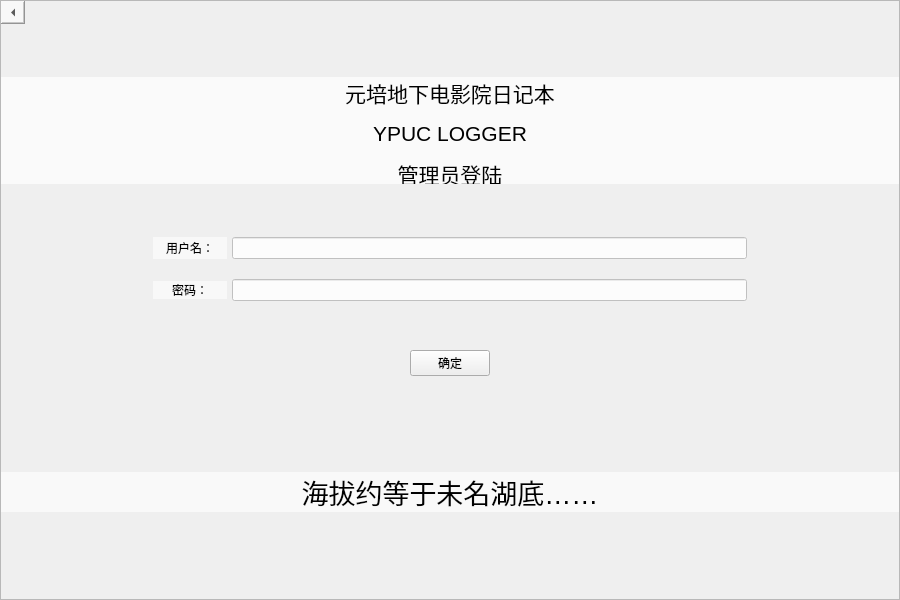
<?xml version="1.0" encoding="UTF-8"?>
<ui version="4.0">
 <class>MyAdminLoginInput</class>
 <widget class="QWidget" name="MyAdminLoginInput">
  <property name="enabled">
   <bool>true</bool>
  </property>
  <property name="geometry">
   <rect>
    <x>0</x>
    <y>0</y>
    <width>900</width>
    <height>600</height>
   </rect>
  </property>
  <property name="windowTitle">
   <string>Form</string>
  </property>
  <property name="autoFillBackground">
   <bool>true</bool>
  </property>
  <layout class="QHBoxLayout" name="horizontalLayout_7" stretch="0">
   <property name="spacing">
    <number>0</number>
   </property>
   <property name="leftMargin">
    <number>0</number>
   </property>
   <property name="topMargin">
    <number>0</number>
   </property>
   <property name="rightMargin">
    <number>0</number>
   </property>
   <property name="bottomMargin">
    <number>0</number>
   </property>
   <item>
    <widget class="QFrame" name="frame_admininput">
     <property name="styleSheet">
      <string notr="true"/>
     </property>
     <property name="frameShape">
      <enum>QFrame::StyledPanel</enum>
     </property>
     <property name="frameShadow">
      <enum>QFrame::Raised</enum>
     </property>
     <layout class="QVBoxLayout" name="verticalLayout_3" stretch="10,100,70,100,10">
      <property name="spacing">
       <number>0</number>
      </property>
      <property name="leftMargin">
       <number>0</number>
      </property>
      <property name="topMargin">
       <number>0</number>
      </property>
      <property name="rightMargin">
       <number>0</number>
      </property>
      <property name="bottomMargin">
       <number>0</number>
      </property>
      <item>
       <layout class="QHBoxLayout" name="horizontalLayout_6" stretch="0,1">
        <item>
         <widget class="QToolButton" name="returnButton">
          <property name="enabled">
           <bool>true</bool>
          </property>
          <property name="sizePolicy">
           <sizepolicy hsizetype="Minimum" vsizetype="Minimum">
            <horstretch>0</horstretch>
            <verstretch>0</verstretch>
           </sizepolicy>
          </property>
          <property name="layoutDirection">
           <enum>Qt::LeftToRight</enum>
          </property>
          <property name="styleSheet">
           <string notr="true">background-color:rgba(255, 255, 255, 150)</string>
          </property>
          <property name="text">
           <string/>
          </property>
          <property name="arrowType">
           <enum>Qt::LeftArrow</enum>
          </property>
         </widget>
        </item>
        <item>
         <widget class="QLabel" name="blank5">
          <property name="text">
           <string/>
          </property>
         </widget>
        </item>
       </layout>
      </item>
      <item>
       <layout class="QHBoxLayout" name="horizontalLayout_2">
        <item>
         <layout class="QVBoxLayout" name="verticalLayout_5" stretch="1,2,1">
          <item>
           <widget class="QLabel" name="label">
            <property name="text">
             <string/>
            </property>
           </widget>
          </item>
          <item>
           <widget class="QLabel" name="label_up">
            <property name="sizePolicy">
             <sizepolicy hsizetype="Ignored" vsizetype="Ignored">
              <horstretch>0</horstretch>
              <verstretch>0</verstretch>
             </sizepolicy>
            </property>
            <property name="styleSheet">
             <string notr="true">font: 87 15pt &quot;思源宋体 CN Heavy&quot;;
background-color: rgba(255, 255, 255, 175);</string>
            </property>
            <property name="text">
             <string>&lt;html&gt;&lt;head/&gt;&lt;body&gt;&lt;p align=&quot;center&quot;&gt;&lt;span style=&quot; font-size:16pt;&quot;&gt;元培地下电影院日记本&lt;/span&gt;&lt;/p&gt;&lt;p align=&quot;center&quot;&gt;&lt;span style=&quot; font-size:16pt;&quot;&gt;YPUC LOGGER&lt;/span&gt;&lt;/p&gt;&lt;p align=&quot;center&quot;&gt;&lt;span style=&quot; font-size:16pt;&quot;&gt;管理员登陆&lt;/span&gt;&lt;/p&gt;&lt;/body&gt;&lt;/html&gt;</string>
            </property>
           </widget>
          </item>
          <item>
           <widget class="QLabel" name="label_2">
            <property name="text">
             <string/>
            </property>
           </widget>
          </item>
         </layout>
        </item>
       </layout>
      </item>
      <item>
       <layout class="QVBoxLayout" name="verticalLayout_2" stretch="0,5,0,4">
        <property name="spacing">
         <number>3</number>
        </property>
        <property name="leftMargin">
         <number>0</number>
        </property>
        <property name="topMargin">
         <number>0</number>
        </property>
        <property name="rightMargin">
         <number>0</number>
        </property>
        <property name="bottomMargin">
         <number>0</number>
        </property>
        <item>
         <layout class="QHBoxLayout" name="horizontalLayout_4" stretch="2,1,7,2">
          <property name="spacing">
           <number>5</number>
          </property>
          <item>
           <widget class="QLabel" name="blank1">
            <property name="text">
             <string/>
            </property>
           </widget>
          </item>
          <item>
           <widget class="QLabel" name="lbUsername">
            <property name="styleSheet">
             <string notr="true">font: 87 12pt &quot;思源宋体 CN Heavy&quot;;
background-color: rgba(255, 255, 255, 150);</string>
            </property>
            <property name="text">
             <string>&lt;html&gt;&lt;head/&gt;&lt;body&gt;&lt;p align=&quot;center&quot;&gt; 用户名：&lt;/p&gt;&lt;/body&gt;&lt;/html&gt;</string>
            </property>
           </widget>
          </item>
          <item>
           <widget class="QLineEdit" name="lineEdit_username">
            <property name="sizePolicy">
             <sizepolicy hsizetype="Expanding" vsizetype="Expanding">
              <horstretch>0</horstretch>
              <verstretch>0</verstretch>
             </sizepolicy>
            </property>
            <property name="styleSheet">
             <string notr="true">border-color: rgb(0, 0, 0);
background-color: rgba(255, 255, 255, 210);</string>
            </property>
            <property name="frame">
             <bool>true</bool>
            </property>
            <property name="echoMode">
             <enum>QLineEdit::Normal</enum>
            </property>
            <property name="cursorPosition">
             <number>0</number>
            </property>
            <property name="dragEnabled">
             <bool>false</bool>
            </property>
            <property name="readOnly">
             <bool>false</bool>
            </property>
            <property name="clearButtonEnabled">
             <bool>false</bool>
            </property>
           </widget>
          </item>
          <item>
           <widget class="QLabel" name="blank2">
            <property name="text">
             <string/>
            </property>
           </widget>
          </item>
         </layout>
        </item>
        <item>
         <layout class="QHBoxLayout" name="horizontalLayout_5" stretch="2,1,7,2">
          <property name="spacing">
           <number>5</number>
          </property>
          <item>
           <widget class="QLabel" name="blank3">
            <property name="text">
             <string/>
            </property>
           </widget>
          </item>
          <item alignment="Qt::AlignVCenter">
           <widget class="QLabel" name="lbCode">
            <property name="styleSheet">
             <string notr="true">font: 87 12pt &quot;思源宋体 CN Heavy&quot;;
background-color: rgba(255, 255, 255, 150);</string>
            </property>
            <property name="text">
             <string>&lt;html&gt;&lt;head/&gt;&lt;body&gt;&lt;p align=&quot;center&quot;&gt; 密码：&lt;/p&gt;&lt;/body&gt;&lt;/html&gt;</string>
            </property>
           </widget>
          </item>
          <item alignment="Qt::AlignVCenter">
           <widget class="QLineEdit" name="lineEdit_code">
            <property name="sizePolicy">
             <sizepolicy hsizetype="Expanding" vsizetype="Expanding">
              <horstretch>0</horstretch>
              <verstretch>0</verstretch>
             </sizepolicy>
            </property>
            <property name="styleSheet">
             <string notr="true">border-color: rgb(0, 0, 0);
background-color: rgba(255, 255, 255, 210);
</string>
            </property>
            <property name="frame">
             <bool>true</bool>
            </property>
            <property name="echoMode">
             <enum>QLineEdit::Password</enum>
            </property>
           </widget>
          </item>
          <item>
           <widget class="QLabel" name="blank4">
            <property name="text">
             <string/>
            </property>
           </widget>
          </item>
         </layout>
        </item>
        <item>
         <widget class="QLabel" name="error_label">
          <property name="enabled">
           <bool>true</bool>
          </property>
          <property name="font">
           <font>
            <pointsize>11</pointsize>
           </font>
          </property>
          <property name="autoFillBackground">
           <bool>false</bool>
          </property>
          <property name="text">
           <string/>
          </property>
          <property name="alignment">
           <set>Qt::AlignCenter</set>
          </property>
         </widget>
        </item>
        <item>
         <layout class="QHBoxLayout" name="horizontalLayout">
          <item alignment="Qt::AlignHCenter|Qt::AlignVCenter">
           <widget class="QPushButton" name="pushButton">
            <property name="sizePolicy">
             <sizepolicy hsizetype="Expanding" vsizetype="Expanding">
              <horstretch>0</horstretch>
              <verstretch>0</verstretch>
             </sizepolicy>
            </property>
            <property name="minimumSize">
             <size>
              <width>0</width>
              <height>15</height>
             </size>
            </property>
            <property name="text">
             <string>确定</string>
            </property>
           </widget>
          </item>
         </layout>
        </item>
       </layout>
      </item>
      <item>
       <layout class="QHBoxLayout" name="horizontalLayout_3">
        <property name="spacing">
         <number>-1</number>
        </property>
        <item alignment="Qt::AlignVCenter">
         <widget class="QLabel" name="label_down">
          <property name="sizePolicy">
           <sizepolicy hsizetype="Ignored" vsizetype="Ignored">
            <horstretch>0</horstretch>
            <verstretch>0</verstretch>
           </sizepolicy>
          </property>
          <property name="styleSheet">
           <string notr="true">font: 10pt &quot;喜鹊古风小楷简体版 regular&quot;;
background-color: rgba(255, 255, 255, 160);</string>
          </property>
          <property name="text">
           <string>&lt;html&gt;&lt;head/&gt;&lt;body&gt;&lt;p align=&quot;center&quot;&gt;&lt;span style=&quot; font-size:20pt;&quot;&gt;海拔约等于未名湖底……&lt;/span&gt;&lt;/p&gt;&lt;/body&gt;&lt;/html&gt;</string>
          </property>
         </widget>
        </item>
       </layout>
      </item>
      <item>
       <layout class="QVBoxLayout" name="verticalLayout_4"/>
      </item>
     </layout>
     <zorder></zorder>
     <zorder></zorder>
     <zorder></zorder>
     <zorder></zorder>
     <zorder></zorder>
    </widget>
   </item>
  </layout>
 </widget>
 <resources/>
 <connections/>
</ui>
